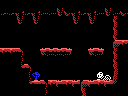

The image is a tile-based game level rendered from a .tmx file. Its description and complete source (layers, tilesets, objects, tile grids) follow:
An orthogonal 16x12 tile map with 8x8 px tiles, 1 tile layer (Tile Layer 1) and 7 objects (item, door-right, breakable-right, big-item, 4x4-item, ...).

<map version="1.0" orientation="orthogonal" renderorder="right-down" width="16" height="12" tilewidth="8" tileheight="8" nextobjectid="18">
 <properties>
  <property name="left" value="half-hole" />
 </properties>
 <tileset firstgid="1" name="tiles" tilewidth="8" tileheight="8" tilecount="256" columns="16">
  <image source="tiles.png" width="128" height="128" />
 </tileset>
 <layer name="Tile Layer 1" width="16" height="12">
  <data encoding="csv">
118,118,118,118,118,118,118,118,118,118,118,118,118,118,118,118,
148,148,149,148,149,254,254,181,147,149,148,149,254,181,254,147,
1,1,181,1,181,1,1,1,1,181,1,181,1,1,251,118,
1,1,1,1,1,1,1,1,1,1,1,1,1,1,251,118,
1,1,1,1,1,1,1,1,1,1,1,1,1,1,251,118,
1,1,1,1,1,1,1,1,1,1,1,1,1,1,117,119,
119,119,121,1,1,152,153,153,156,1,1,152,156,1,251,118,
118,118,252,1,1,1,1,1,1,1,1,1,1,1,251,118,
118,118,128,121,1,1,1,1,1,1,1,1,1,1,124,118,
118,118,118,126,105,1,1,1,1,1,1,1,115,116,123,118,
118,118,118,128,120,121,119,247,119,247,117,247,119,247,143,118,
118,118,118,118,118,252,118,118,118,118,124,118,118,118,118,118
</data>
 </layer>
 <objectgroup name="objects">
  <object id="1" type="item" x="88" y="32" width="16" height="16" />
  <object id="12" type="door-right" x="112" y="16" width="16" height="24" />
  <object id="13" type="breakable-right" x="112" y="16" width="16" height="24" />
  <object id="14" type="big-item" x="40" y="24" width="32" height="24" />
  <object id="15" type="4x4-item" x="40" y="16" width="32" height="32" />
  <object id="16" type="breakable-down" x="48" y="80" width="32" height="16" />
  <object id="17" type="door-down" x="48" y="80" width="32" height="16" />
 </objectgroup>
</map>
